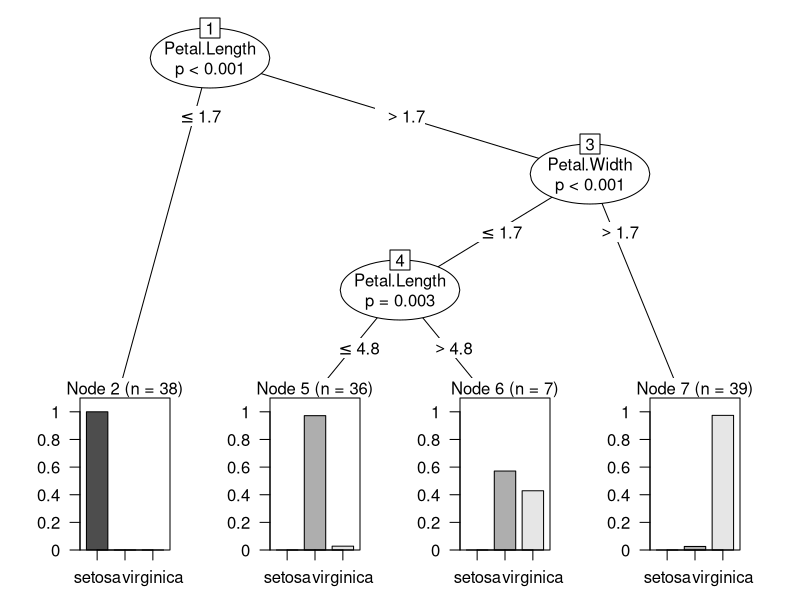
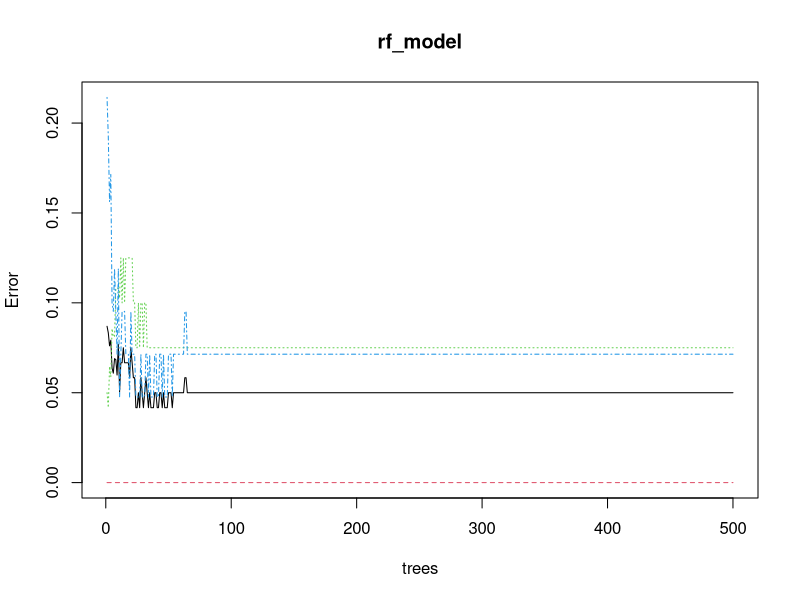

R code for these plots, in order:
## ---- chunk 1

## ---- chunk 2
knitr::opts_chunk$set(echo = TRUE)
library(party)
library(randomForest)
## ---- chunk 3
training_fraction = 0.8
training_index <- sample(
  1:nrow(iris),
  training_fraction * nrow(iris)
  )

training_set <- iris[training_index, ]
testing_set <- iris[-training_index, ]
## ---- chunk 4
clas <- ctree(
  Species ~.,
  data=training_set
)
## ---- chunk 5
plot(clas)
## ---- chunk 6
prediction <- predict(clas, testing_set)
mean(prediction==testing_set$Species)
## ---- chunk 7
rf_model <- randomForest(
  Species~.,
  data=training_set)

plot(rf_model)

prediction <- predict(rf_model, testing_set)

rf_model
importance(rf_model,type = 2)


mean(prediction==testing_set$Species)
